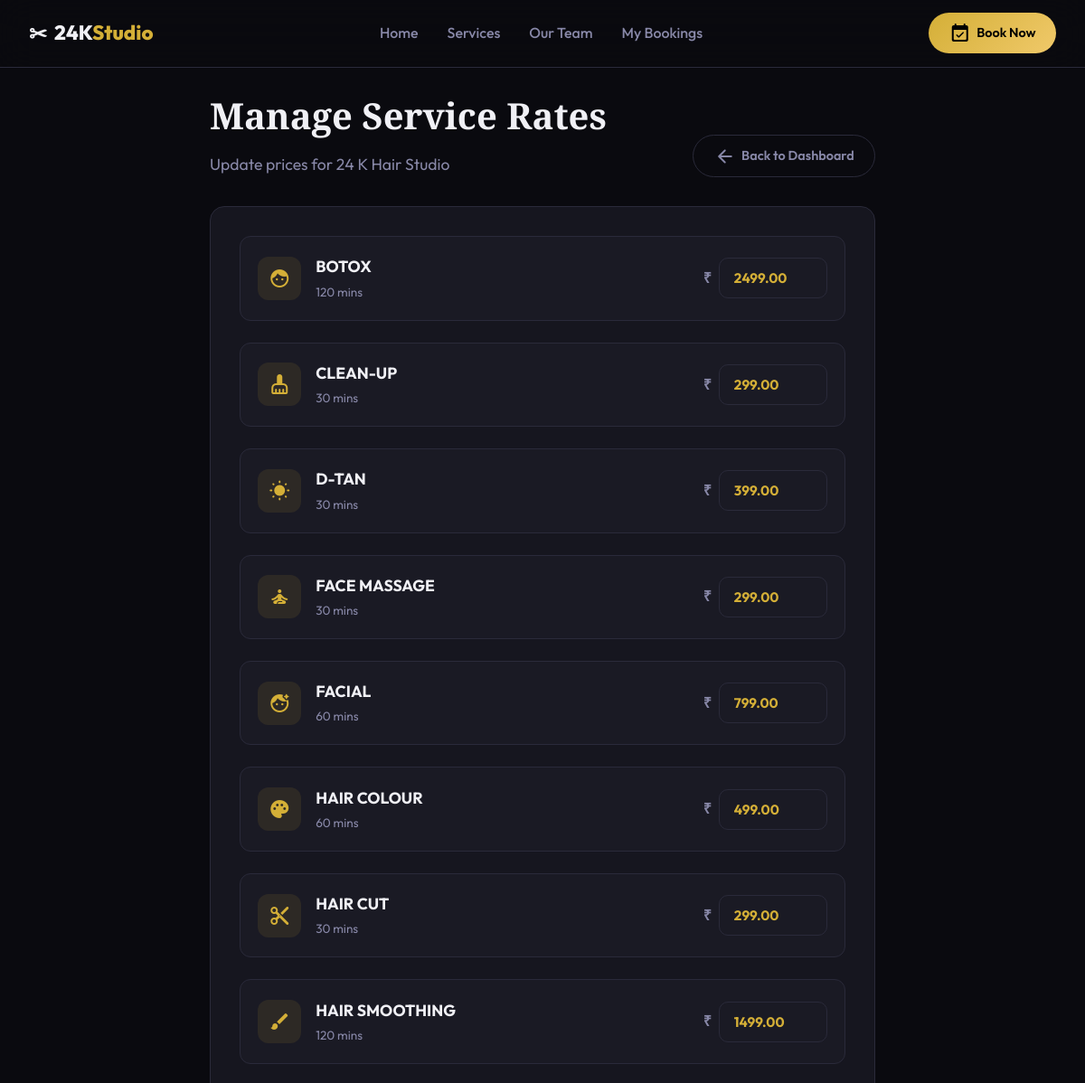
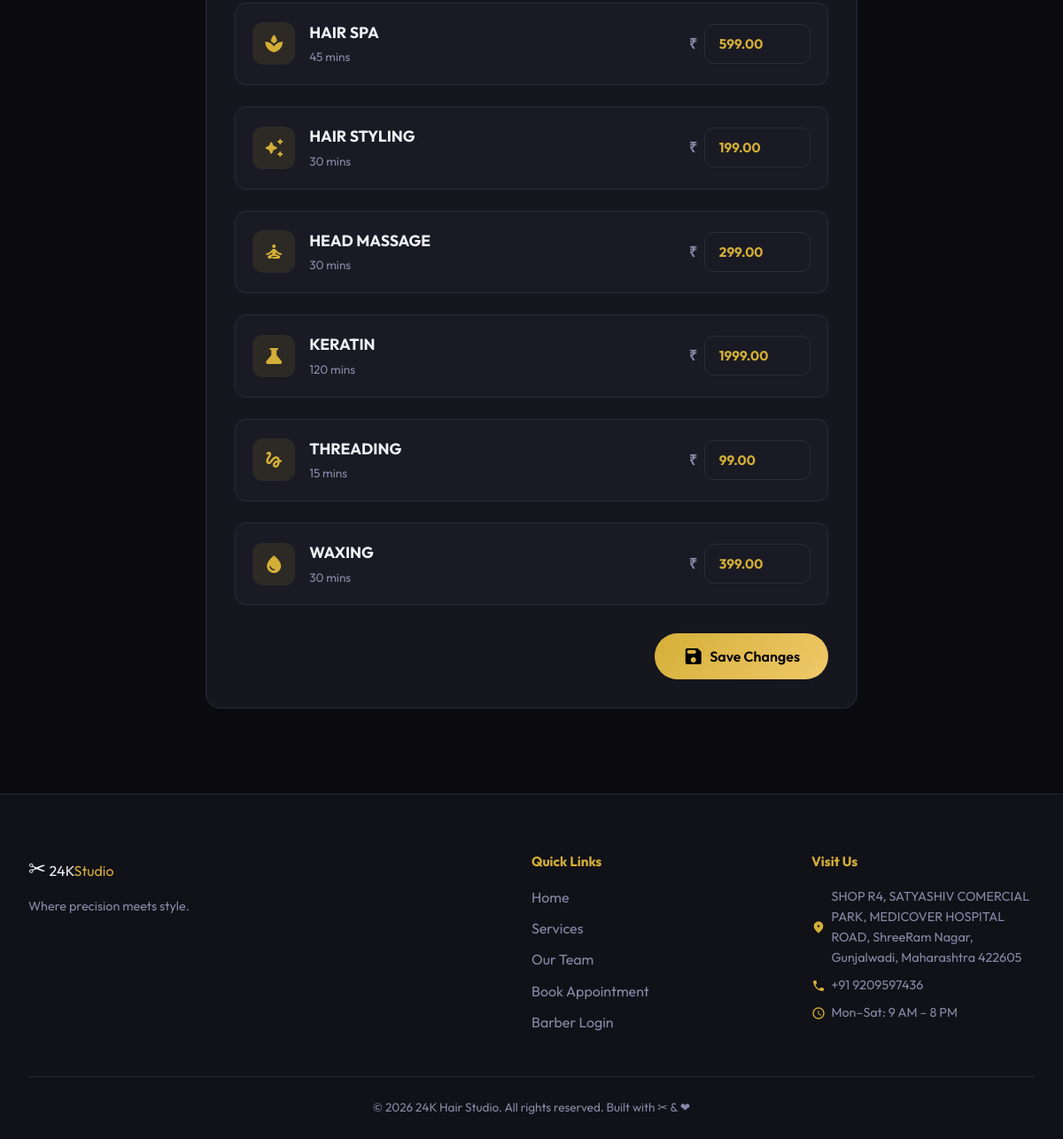
Page /dashboard/rates/ (signed in) on the committed database (2 pictures, top to bottom).
### bookings/models.py (models this page shows, shortened)
class Barber(models.Model):
    user = models.OneToOneField(User, on_delete=models.CASCADE, null=True, blank=True)
    shop = models.ForeignKey(Shop, on_delete=models.CASCADE, related_name='barbers', null=True, blank=True)
    name = models.CharField(max_length=100)
    speciality = models.CharField(max_length=200, blank=True)
    bio = models.TextField(blank=True)
    photo = models.ImageField(upload_to='barbers/', null=True, blank=True)
    rating = models.DecimalField(max_digits=3, decimal_places=1, default=5.0)
    experience_years = models.IntegerField(default=1)
    is_manager = models.BooleanField(default=False)
    is_active = models.BooleanField(default=True)

class Shop(models.Model):
    name = models.CharField(max_length=100)
    address = models.TextField(blank=True)
    city = models.CharField(max_length=50, blank=True)
    phone = models.CharField(max_length=20, blank=True)
    is_active = models.BooleanField(default=True)

class Service(models.Model):
    shop = models.ForeignKey(Shop, on_delete=models.CASCADE, related_name='services', null=True, blank=True)
    name = models.CharField(max_length=100)
    description = models.TextField(blank=True)
    duration_minutes = models.IntegerField(default=30)
    price = models.DecimalField(max_digits=6, decimal_places=2)
    icon = models.CharField(max_length=50, default='scissors')  # Font Awesome icon name

### bookings/views.py (the view, shortened to what this page needs)
# urls.py: path('dashboard/rates/', views.shop_rates, name='shop_rates'),
@login_required
def shop_rates(request):
    try:
        barber = request.user.barber
        if not barber.is_manager or not barber.shop:
            messages.error(request, "Access denied. Managers only.")
            return redirect('barber_dashboard')
    except Barber.DoesNotExist:
        return redirect('home')
    services = Service.objects.filter(shop=barber.shop).order_by('name')
    return render(request, 'bookings/shop_rates.html', {'services': services, 'barber': barber})

### templates/bookings/shop_rates.html (shortened to what this page needs)
{% extends "base.html" %}
{% block content %}
<div class="page-section" style="padding: 6rem 2rem; max-width: 800px; margin: 0 auto; min-height: 100vh;">
  <div class="dashboard-header" style="margin-bottom: 2rem; display: flex; justify-content: space-between; align-items: flex-end;">
    <div>
      <h1 class="dash-title" style="font-family: 'Playfair Display', serif; font-size: 2.5rem; margin-bottom: 0.5rem;">Manage Service Rates</h1>
      <p class="dash-subtitle" style="color: var(--muted); font-size: 1.1rem;">Update prices for {{ barber.shop.name }}</p>
    </div>
    <a href="{% url 'barber_dashboard' %}" class="btn btn-ghost"><span class="material-icons-round">arrow_back</span> Back to Dashboard</a>
  </div>
  <div class="dash-card" style="background: var(--card); border: 1px solid var(--border); border-radius: var(--radius); padding: 2rem;">
    <form method="post" action="{% url 'shop_rates' %}">
      <div style="display: flex; flex-direction: column; gap: 1.5rem; margin-bottom: 2rem;">
        {% for service in services %}
        <div class="rate-item">
          <div style="display: flex; align-items: center; gap: 1rem;">
            <div style="width: 48px; height: 48px; background: rgba(212,175,55,0.1); border-radius: 12px; display: flex; align-items: center; justify-content: center; color: var(--accent); flex-shrink: 0;">
              <span class="material-icons-round">{{ service.icon }}</span>
            </div>
            <div>
              <h4 style="font-size: 1.1rem; margin-bottom: 0.2rem;">{{ service.name }}</h4>
              <p style="color: var(--muted); font-size: 0.85rem;">{{ service.duration_minutes }} mins</p>
            </div>
          </div>
          <div class="rate-item-price">
            <span style="color: var(--muted); font-weight: 600;">₹</span>
            <input type="number" step="0.01" name="price_{{ service.id }}" value="{{ service.price|stringformat:'.2f' }}" class="form-input" style="width: 120px; font-weight: 700; color: var(--accent);" required />
          </div>
        </div>
        {% endfor %}
      </div>
      <div style="display: flex; justify-content: flex-end;">
        <button type="submit" class="btn btn-primary btn-lg">
          <span class="material-icons-round">save</span> Save Changes
        </button>
      </div>
    </form>
  </div>
</div>
{% endblock %}

### static/css/style.css (style rules this page uses)
:root { --bg: #0a0a0f; --bg2: #111118; --bg3: #1a1a24; --card: #16161f; --border: #2a2a3a; --accent: #d4af37; --accent2: #f0c96a; --text: #f0f0f5; --muted: #8888a8; --success: #10b981; --danger: #ef4444; --radius: 16px; --shadow: 0 8px 32px rgba(0,0,0,0.4); }
*,*::before,*::after { box-sizing:border-box;margin:0;padding:0 }
html { scroll-behavior:smooth }
body { background:var(--bg);color:var(--text);font-family:'Outfit',sans-serif;line-height:1.6;overflow-x:hidden }
a { color:inherit;text-decoration:none }
.btn { display:inline-flex;align-items:center;gap:.4rem;padding:.65rem 1.4rem;border-radius:99px;font-family:'Outfit',sans-serif;font-size:.9rem;font-weight:600;cursor:pointer;border:none;transition:all .25s;white-space:nowrap }
.btn-primary { background:linear-gradient(135deg,var(--accent),var(--accent2));color:#000 }
.btn-ghost { background:transparent;color:var(--muted);border:1px solid var(--border) }
.btn-lg { padding:.85rem 2rem;font-size:1rem }
.form-input { background:var(--bg3);border:1.5px solid var(--border);color:var(--text);padding:.75rem 1rem;border-radius:10px;font-family:'Outfit',sans-serif;font-size:.95rem;transition:border .2s;width:100% }
.page-section { padding:6rem 2rem 4rem }
.rate-item { display:flex;justify-content:space-between;align-items:center;background:var(--bg3);padding:1.2rem;border-radius:12px;border:1px solid var(--border);gap:1rem }
.rate-item-price { display:flex;align-items:center;gap:.5rem }

### rows in the picture
Barber: shop.name "24 K Hair Studio"
Service: name "BOTOX", duration_minutes "120", price "2499.00"
Service: name "CLEAN-UP", duration_minutes "30", price "299.00"
Service: name "D-TAN", duration_minutes "30", price "399.00"
Service: name "FACE MASSAGE", duration_minutes "30", price "299.00"
Service: name "FACIAL", duration_minutes "60", price "799.00"
Service: name "HAIR COLOUR", duration_minutes "60", price "499.00"
Service: name "HAIR CUT", duration_minutes "30", price "299.00"
Service: name "HAIR SMOOTHING", duration_minutes "120", price "1499.00"
Service: name "HAIR SPA", duration_minutes "45", price "599.00"
Service: name "HAIR STYLING", duration_minutes "30", price "199.00"
Service: name "HEAD MASSAGE", duration_minutes "30", price "299.00"
Service: name "KERATIN", duration_minutes "120", price "1999.00"
Service: name "THREADING", duration_minutes "15", price "99.00"
Service: name "WAXING", duration_minutes "30", price "399.00"
